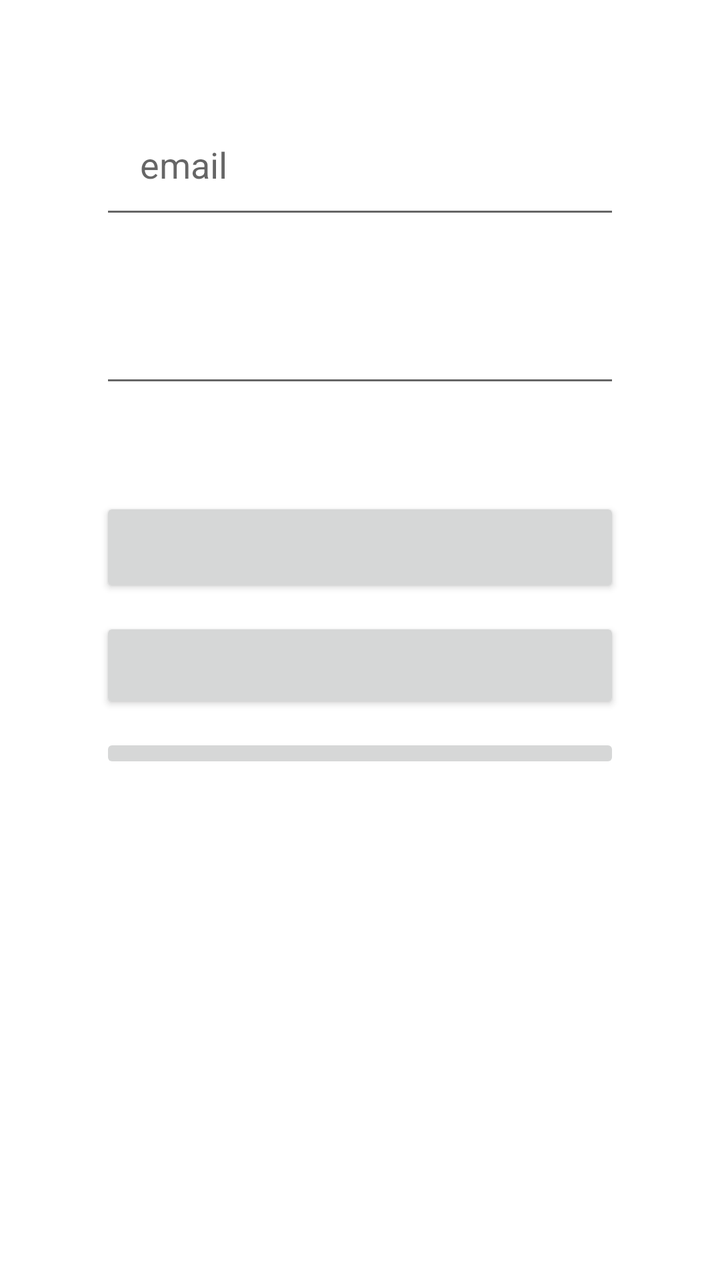
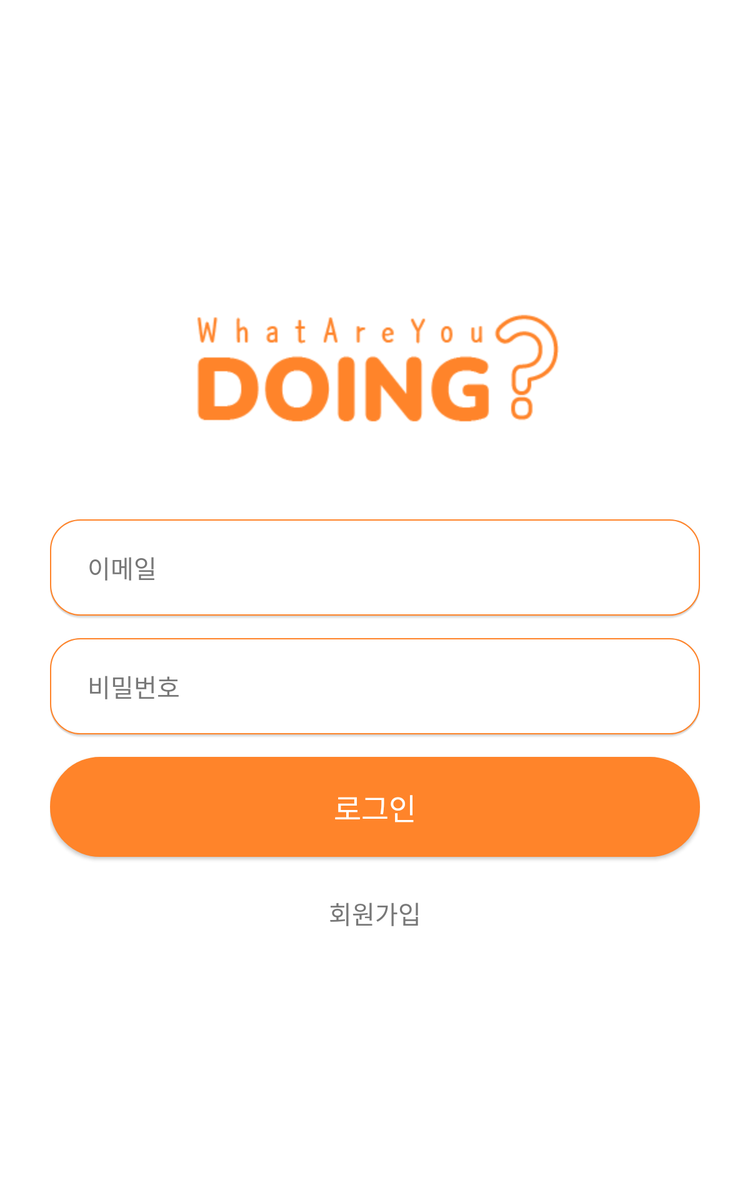

Compare how this app lays out the same screen by default and in its alternative resource folder. The renders come first, then the two layout files and the values they reference.
<!-- AndroidManifest.xml: application theme AppTheme -->
<!-- res/layout/activity_signin.xml -->
<?xml version="1.0" encoding="utf-8"?>
<androidx.constraintlayout.widget.ConstraintLayout xmlns:android="http://schemas.android.com/apk/res/android"
    xmlns:app="http://schemas.android.com/apk/res-auto"
    xmlns:tools="http://schemas.android.com/tools"
    android:layout_width="match_parent"
    android:layout_height="match_parent">

    <LinearLayout
        android:layout_width="match_parent"
        android:layout_height="match_parent"
        android:orientation="vertical">

        <LinearLayout
            android:id="@+id/layout_login"
            android:layout_width="match_parent"
            android:layout_height="wrap_content"
            android:gravity="center_vertical"
            android:layout_marginLeft="50dp"
            android:layout_marginRight="50dp"
            android:layout_marginTop="50dp"
            android:orientation="vertical">

            <EditText
                android:id="@+id/signin_email"
                android:layout_width="match_parent"
                android:layout_height="wrap_content"
                android:layout_gravity="center_horizontal"
                android:inputType="textEmailAddress"
                android:hint="email"
                android:padding="20dp"
                android:layout_marginBottom="20dp"
                />

            <EditText
                android:id="@+id/signin_pass"
                android:layout_width="match_parent"
                android:layout_height="wrap_content"
                android:layout_gravity="center_horizontal"
                android:padding="20dp"/>

            <Button
                android:id="@+id/login_btn"
                android:layout_width="match_parent"
                android:layout_height="50dp"
                android:layout_gravity="center_horizontal"
                android:layout_marginTop="50dp"
                />

            <Button
                android:id="@+id/goto_signup"
                android:layout_width="match_parent"
                android:layout_height="wrap_content"
                android:layout_gravity="center_horizontal"

                android:layout_marginTop="10dp"/>
            <ImageButton
                android:id="@+id/kakao_signup"
                android:layout_width="match_parent"
                android:layout_height="wrap_content"
                android:layout_gravity="center_horizontal"
                android:src="@drawable/kakao_login_medium_wide"
                android:layout_marginTop="10dp"/>

        </LinearLayout>

    </LinearLayout>
</androidx.constraintlayout.widget.ConstraintLayout>
<!-- resources referenced by this layout -->
<resources>
  <style name="AppTheme" parent="Theme.AppCompat.Light.NoActionBar">
          
          <item name="windowNoTitle">true</item>
          <item name="android:windowBackground">@color/white</item>
          <item name="colorPrimary">@color/colorPrimary</item>
          <item name="colorPrimaryDark">@color/colorPrimaryDark</item>
          <item name="colorAccent">@color/colorAccent</item>
      </style>
  <color name="white">#ffffff</color>
  <color name="colorPrimary">#6200EE</color>
  <color name="colorPrimaryDark">#3700B3</color>
  <color name="colorAccent">#03DAC5</color>
</resources>
<!-- res/layout-sw600dp/activity_signin.xml (the repository's variant of the layout above) -->
<!-- drawn on a 7-inch tablet held upright -->
<?xml version="1.0" encoding="utf-8"?>
<androidx.constraintlayout.widget.ConstraintLayout
    android:id="@+id/activity_signin"
    xmlns:android="http://schemas.android.com/apk/res/android"
    xmlns:app="http://schemas.android.com/apk/res-auto"
    xmlns:tools="http://schemas.android.com/tools"
    android:layout_width="match_parent"
    android:layout_height="match_parent"
    tools:context=".Signin"
    android:background="@color/white">

    <androidx.core.widget.ContentLoadingProgressBar
    android:id="@+id/progressbar"
    android:layout_width="match_parent"
    android:layout_height="24dp"
    app:layout_constraintEnd_toEndOf="parent"
    app:layout_constraintStart_toStartOf="parent"
    app:layout_constraintTop_toTopOf="parent" />

    <ImageView
        android:id="@+id/logo_img"
        android:layout_width="wrap_content"
        android:layout_height="100dp"
        android:layout_marginTop="220dp"
        android:src="@drawable/img_logomdpi"
        android:contentDescription="@string/logo_img"
        app:layout_constraintEnd_toEndOf="parent"
        app:layout_constraintStart_toStartOf="parent"
        app:layout_constraintTop_toBottomOf="@+id/progressbar" />

    <LinearLayout
        android:id="@+id/login_layout"
        android:layout_width="match_parent"
        android:layout_height="wrap_content"
        android:layout_marginLeft="@dimen/side_margin600"
        android:layout_marginRight="@dimen/side_margin600"
        android:orientation="vertical"
        app:layout_constraintBottom_toTopOf="@+id/virtual_button"
        app:layout_constraintEnd_toEndOf="parent"
        app:layout_constraintStart_toStartOf="parent"
        app:layout_constraintTop_toBottomOf="@+id/logo_img"
        app:layout_constraintVertical_bias="0.3">

        <EditText
            android:id="@+id/signin_email"
            android:layout_width="match_parent"
            android:layout_height="80dp"
            android:background="@drawable/login_edittext_style_shadow"
            android:hint="@string/email"
            android:importantForAutofill="no"
            android:inputType="textEmailAddress"
            android:paddingStart="@dimen/padding600"
            android:textColor="@color/black"
            android:textColorHint="@color/gray"
            android:textSize="@dimen/hint600"
            tools:ignore="RtlSymmetry,SpUsage"
            android:paddingLeft="@dimen/padding600" />

        <EditText
            android:id="@+id/signin_pass"
            android:layout_width="match_parent"
            android:layout_height="80dp"
            android:layout_marginTop="15dp"
            android:background="@drawable/login_edittext_style_shadow"
            android:hint="@string/password"
            android:importantForAutofill="no"
            android:inputType="textPassword"
            android:paddingStart="@dimen/padding600"
            android:textColor="@color/black"
            android:textColorHint="@color/gray"
            android:textSize="@dimen/hint600"
            tools:ignore="RtlSymmetry,SpUsage"
            android:paddingLeft="@dimen/padding600" />

        <Button
            android:id="@+id/login_btn"
            android:layout_width="match_parent"
            android:layout_height="80dp"
            android:layout_marginTop="15dp"
            android:background="@drawable/login_button_style"
            android:text="@string/login"
            android:textColor="@color/white"
            android:textSize="@dimen/button600"
            tools:ignore="SpUsage" />

        <TextView
            android:id="@+id/goto_signup"
            android:layout_width="wrap_content"
            android:layout_height="wrap_content"
            android:layout_gravity="center_horizontal"
            android:layout_marginTop="30dp"
            android:text="@string/signup"
            android:textColor="@color/gray"
            android:textSize="@dimen/text_btn600"
            tools:ignore="SpUsage" />
    </LinearLayout>

    <androidx.appcompat.widget.LinearLayoutCompat
        android:id="@+id/virtual_button"
        android:layout_width="match_parent"
        android:layout_height="48dp"
        android:orientation="horizontal"
        app:layout_constraintBottom_toBottomOf="parent"
        app:layout_constraintEnd_toEndOf="parent"
        app:layout_constraintStart_toStartOf="parent" />

</androidx.constraintlayout.widget.ConstraintLayout>
<!-- resources referenced by the variant -->
<!-- as a 7-inch tablet held upright resolves them -->
<resources>
  <color name="black">#000000</color>
  <color name="gray">#777777</color>
  <color name="white">#ffffff</color>
  <dimen name="button600">24dp</dimen>
  <dimen name="hint600">20dp</dimen>
  <dimen name="padding600">30dp</dimen>
  <dimen name="side_margin600">40dp</dimen>
  <dimen name="text_btn600">20dp</dimen>
  <!-- drawable img_logomdpi: png bitmap (drawable, 5747 bytes) -->
  <!-- drawable login_button_style (drawable) -->
  <?xml version="1.0" encoding="utf-8"?>
  <shape xmlns:tools="http://schemas.android.com/tools"
      xmlns:android="http://schemas.android.com/apk/res/android"
      tools:ignore="ExtraText">
      <corners android:radius="98dp" />
      <stroke android:width="1dp" android:color="@color/colorMain" />
      <solid android:color="@color/colorMain" />
  </shape>
  <!-- drawable login_edittext_style_shadow (drawable) -->
  <?xml version="1.0" encoding="utf-8"?>
  <layer-list xmlns:android="http://schemas.android.com/apk/res/android">
  
      
      <item>
          <shape>
              <padding android:bottom="1dp" />
              <solid android:color="#05000000" />
              <corners android:radius="26dp" />
          </shape>
      </item>
      <item>
          <shape>
              <padding android:bottom="1dp" />
              <solid android:color="#10000000" />
              <corners android:radius="25dp" />
          </shape>
      </item>
      <item>
          <shape>
              <padding android:bottom="1dp" />
              <solid android:color="#15000000" />
              <corners android:radius="24dp" />
          </shape>
      </item>
  
      
      <item>
          <shape>
              <corners android:radius="24dp" />
              <stroke android:width="1dp" android:color="@color/colorMain" />
              <solid android:color="@color/white" />
          </shape>
      </item>
  </layer-list>
  <string name="email">이메일</string>
  <string name="login">로그인</string>
  <string name="logo_img">logo_img</string>
  <string name="password">비밀번호</string>
  <string name="signup">회원가입</string>
  <style name="AppTheme" parent="Theme.AppCompat.Light.NoActionBar">
          
          <item name="windowNoTitle">true</item>
          <item name="android:windowBackground">@color/white</item>
          <item name="colorPrimary">@color/colorPrimary</item>
          <item name="colorPrimaryDark">@color/colorPrimaryDark</item>
          <item name="colorAccent">@color/colorAccent</item>
      </style>
  <color name="colorMain">#ff842a</color>
  <color name="colorPrimary">#6200EE</color>
  <color name="colorPrimaryDark">#3700B3</color>
  <color name="colorAccent">#03DAC5</color>
</resources>
